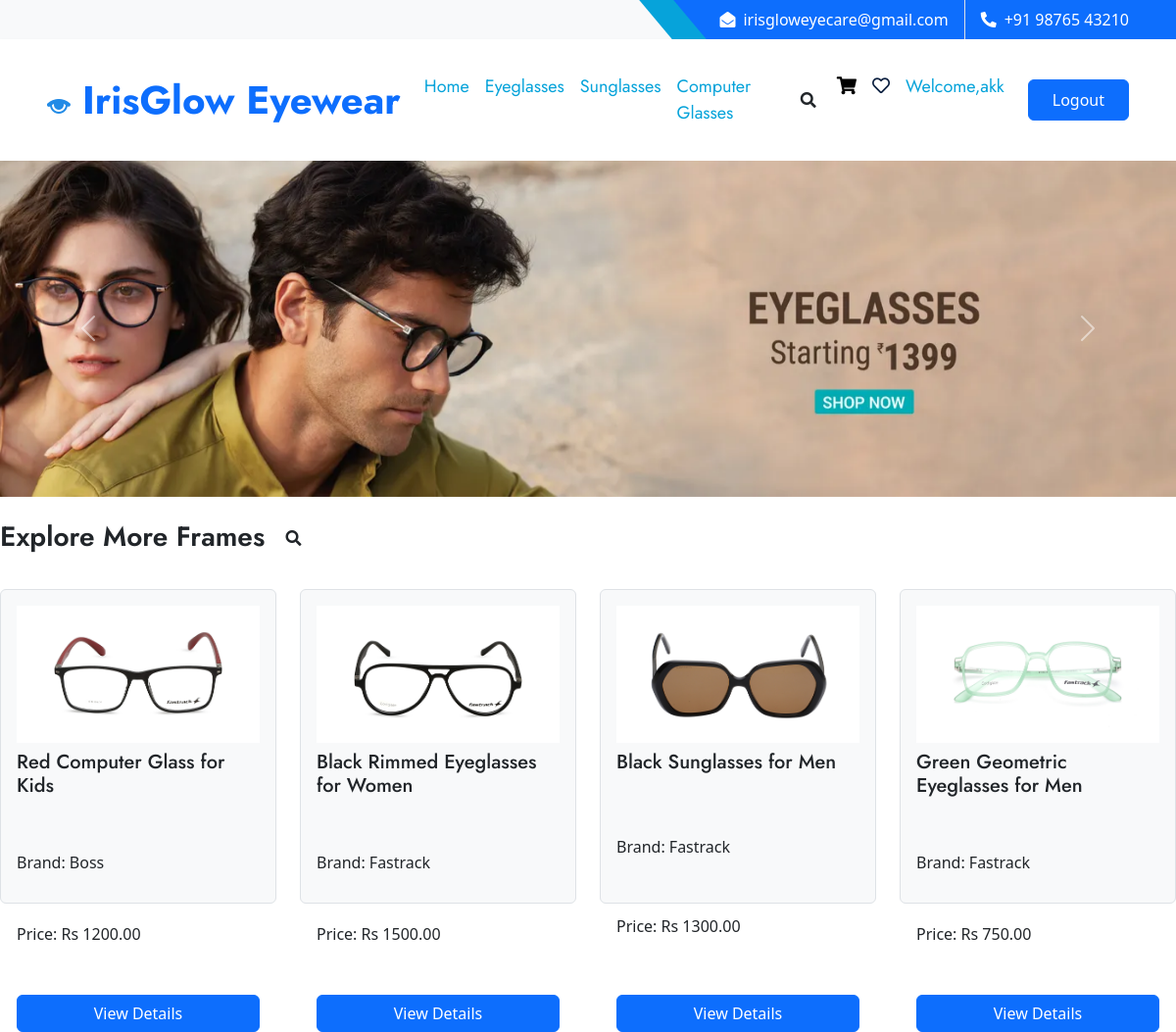
The app's page /buyframes/ (signed in) with its own data.
### IrisGlowApp/models.py (models this page shows, shortened)
class CustomUser(AbstractUser):
    PATIENT = 1
    DOCTOR = 2
    SPECTS = 3
    ADMIN = 4
    ROLE_CHOICE = (
        (PATIENT, 'Patient'),
        (DOCTOR, 'Doctor'),
        (SPECTS, 'Spects'),
        (ADMIN,'Admin'),
    )
    username=None
    first_name = models.CharField(max_length=50)
    last_name = models.CharField(max_length=50)
    USERNAME_FIELD = 'email'
    email = models.EmailField(max_length=100, unique=True)
    phone = models.CharField(max_length=12, blank=True)
    password = models.CharField(max_length=128)
    role = models.PositiveSmallIntegerField(choices=ROLE_CHOICE, blank=True, null=True,default='1')
    is_admin = models.BooleanField(default=False)
    is_staff = models.BooleanField(default=False)
    is_active = models.BooleanField(default=True)
    is_superadmin = models.BooleanField(default=False)
    REQUIRED_FIELDS = ['first_name','last_name', 'phone']
    objects = UserManager()

class Frame(models.Model):
    GENDER_CHOICES = (
        ('M', 'Male'),
        ('F', 'Female'),
        ('K', 'Kids'),
    )
    CATEGORY_CHOICES = (
        ('Eyeglasses', 'Eyeglasses'),
        ('Sunglasses', 'Sunglasses'),
        ('Computer Glasses', 'Computer Glasses'),
    )
    FRAME_MATERIAL_CHOICES = (
        ('Metal', 'Metal'),
        ('Plastic', 'Plastic'),
        ('Wood', 'Wood'),
        ('Aluminium', 'Aluminium'),
        ('Glass', 'Glass'),
    )
    FRAME_STYLE_CHOICES = (
        ('Circle', 'Circle'),
        ('Rectangle', 'Rectangle'),
        ('Geometric', 'Geometric'),
        ('Square', 'Square'),
    )
    SIZE_CHOICES = (
        ('Small', 'Small'),
        ('Medium', 'Medium'),
        ('Large', 'Large'),
    )
    BRAND_CHOICES = (
        ('Fastrack', 'Fastrack'),
        ('Titan', 'Titan'),
        ('Essilor', 'Essilor'),
        ('Ray-Ban', 'Ray-Ban'),
        ('Boss', 'Boss'),
        ('Polaroid', 'Polaroid'),
        ('Vogue', 'Vogue'),
    )
    COLOR_CHOICES = (
        ('Red', 'Red'),
        ('Blue', 'Blue'),
        ('Green', 'Green'),
        ('Black', 'Black'),
        ('White', 'White'),
    )
    TEMPLE_LENGTH_CHOICES = [
        ('140', '140 mm'),
        ('141', '141 mm'),
        ('142', '142 mm'),
        ('143', '143 mm'),
        ('144', '144 mm'),
        ('145', '145 mm'),
        ('146', '146 mm'),
        ('147', '147 mm'),
        ('148', '148 mm'),
        ('149', '149 mm'),
        ('150', '150 mm'),
        ('151', '151 mm'),
        ('152', '152 mm'),
        ('153', '153 mm'),
        ('154', '154 mm'),
        ('155', '155 mm'),
        ('156', '156 mm'),
        ('157', '157 mm'),
        ('158', '158 mm'),
    ]
    BRIDGE_SIZE_CHOICES = [
        ('15', '15 mm'),
        ('16', '16 mm'),
        ('17', '17 mm'),
        ('18', '18 mm'),
        ('19', '19 mm'),
        ('20', '20 mm'),
        ('21', '21 mm'),
        ('22', '22 mm'),
        ('23', '23 mm'),
        ('24', '24 mm'),
        ('25', '25 mm'),
    ]
    LENS_WIDTH_CHOICES = [
        ('45', '45 mm'),
        ('46', '46 mm'),
        ('47', '47 mm'),
        ('48', '48 mm'),
        ('49', '49 mm'),
        ('50', '50 mm'),
        ('51', '51 mm'),
        ('52', '52 mm'),
        ('53', '53 mm'),
        ('54', '54 mm'),
        ('55', '55 mm'),
        ('56', '56 mm'),
        ('57', '57 mm'),
        ('58', '58 mm'),
    ]
    name = models.CharField(max_length=255, unique=True)
    brand_name = models.CharField(max_length=255, choices=BRAND_CHOICES)
    category = models.CharField(max_length=255, choices=CATEGORY_CHOICES)
    product_description = models.TextField()
    material_description = models.TextField()
    gender = models.CharField(max_length=1, choices=GENDER_CHOICES)
    price = models.DecimalField(max_digits=10, decimal_places=2, validators=[MaxValueValidator(10000)])
    stock_quantity = models.PositiveIntegerField(default=0)
    production_date = models.DateField(null=True, blank=True)
    color = models.CharField(max_length=50, null=True, blank=True, choices=COLOR_CHOICES)
    size = models.CharField(max_length=10, choices=SIZE_CHOICES, null=True, blank=True)
    frame_material = models.CharField(max_length=20, choices=FRAME_MATERIAL_CHOICES, null=True, blank=True)
    frame_style = models.CharField(max_length=20, choices=FRAME_STYLE_CHOICES, null=True, blank=True)
    temple_length = models.CharField(max_length=3, choices=TEMPLE_LENGTH_CHOICES, default='15')
    bridge_size = models.CharField(max_length=5, choices=BRIDGE_SIZE_CHOICES, default='15')
    lens_width = models.CharField(max_length=5, choices=LENS_WIDTH_CHOICES, default='15')
    thumbnail = models.ImageField(upload_to='frame_thumbnails/')
    image_2 = models.ImageField(upload_to='frame_images/', blank=True, null=True)
    image_3 = models.ImageField(upload_to='frame_images/', blank=True, null=True)
    image_4 = models.ImageField(upload_to='frame_images/', blank=True, null=True)
    image_5 = models.ImageField(upload_to='frame_images/', blank=True, null=True)
    frame_id = models.AutoField(primary_key=True, unique=True)

### IrisGlowApp/views.py (the view)
# urls.py: path('buyframes/', views.buyframes, name='buyframes'),
@login_required
def buyframes(request):
    query = request.GET.get('q')
    if query:
        frames = Frame.objects.filter(Q(name__icontains=query) | Q(brand_name__icontains=query))
    else:
        frames = sample(list(Frame.objects.all()), 4)
    context = {
        'random_frames': frames,
        'query': query,
    }
    return render(request, 'buyframes.html', context)

### template/buyframes.html (shortened to what this page needs)
{% load static %}
<!DOCTYPE html>
<html lang="en">
<head>
    <link href="https://cdnjs.cloudflare.com/ajax/libs/font-awesome/5.10.0/css/all.min.css" rel="stylesheet">
    <link href="https://cdn.jsdelivr.net/npm/bootstrap-icons@1.4.1/font/bootstrap-icons.css" rel="stylesheet">
    <link href="{% static 'lib/owlcarousel/assets/owl.carousel.min.css' %}" rel="stylesheet">
    <link href="{% static 'lib/animate/animate.min.css' %}" rel="stylesheet">
    <link href="{% static 'lib/tempusdominus/css/tempusdominus-bootstrap-4.min.css' %}" rel="stylesheet" />
    <link href="{% static 'lib/twentytwenty/twentytwenty.css' %}" rel="stylesheet" />
    <link href="{% static 'css/bootstrap.min.css' %}" rel="stylesheet">
    <link href="{% static 'css/style.css' %}" rel="stylesheet">
    <link href="https://cdn.jsdelivr.net/npm/bootstrap@5.3.0/dist/css/bootstrap.min.css" rel="stylesheet">
    <link rel="stylesheet" href="https://cdnjs.cloudflare.com/ajax/libs/font-awesome/6.0.0/css/all.min.css" />
    <link rel="stylesheet" href="https://cdnjs.cloudflare.com/ajax/libs/font-awesome/5.15.3/css/all.min.css">
</head>
<body>
    <div class="container-fluid bg-light ps-5 pe-0 d-none d-lg-block">
        <div class="row gx-0">
            <div class="col-md-6 text-center text-lg-start mb-2 mb-lg-0">
            </div>
            <div class="col-md-6 text-center text-lg-end">
                <div class="position-relative d-inline-flex align-items-center bg-primary text-white top-shape px-5">
                    <div class="me-3 pe-3 border-end py-2">
                        <p class="m-0"><i class="fa fa-envelope-open me-2"></i>irisgloweyecare@gmail.com</p>
                    </div>
                    <div class="py-2">
                        <p class="m-0"><i class="fa fa-phone-alt me-2"></i>+91 98765 43210</p>
                    </div>
                </div>
            </div>
        </div>
    </div>
    <nav class="navbar navbar-expand-lg bg-white navbar-light shadow-sm px-5 py-3 py-lg-0">
        <a href="index.html" class="navbar-brand p-0">
            <h1 class="m-0 text-primary">
                <img src="{% static 'img/img1.png' %}">
              IrisGlow Eyewear</h1>
        </a>
        {% if user.is_authenticated %}
        <div class="collapse navbar-collapse" id="navbarCollapse">
            <div class="navbar-nav ms-auto py-0">
                <a href="{% url 'index' %}" class="nav-item nav-link active">Home</a>
                <a href="{% url 'eyeglasses' %}" class="nav-item nav-link active">Eyeglasses</a>
                <a href="{% url 'sunglasses' %}" class="nav-item nav-link active">Sunglasses</a>
                <a href="{% url 'computerglasses' %}" class="nav-item nav-link active">Computer Glasses</a>
                <button type="button" class="btn text-dark" data-bs-toggle="modal" data-bs-target="#searchModal">
                    <i class="fa fa-search"></i>
                </button>
                <a href="{% url 'cart' %}" class="nav-link active">
                    <i class="fas fa-shopping-cart" style="color: black;"></i>
                </a>
                <a href="{% url 'wishlist' %}" class="nav-link">
                    <i class="far fa-heart"></i>
                </a>
                <a href="" class="nav-item nav-link active">Welcome,{{user.first_name}}</a>
                </div>
            </div>
            <a href="{% url 'logout' %}" class="btn btn-primary py-2 px-4 ms-3">Logout</a>
        {% endif %}
    </nav>
<div id="home-carousel" class="carousel slide" data-bs-ride="carousel">
    <div class="carousel-inner">
        <div class="carousel-item active">
            <img src="{% static 'img/frames/banner3.png' %}" class="d-block w-100" alt="Slide 1">
        </div>
    </div>
    <button class="carousel-control-prev" type="button" data-bs-target="#home-carousel" data-bs-slide="prev">
        <span class="carousel-control-prev-icon" aria-hidden="true"></span>
    </button>
    <button class="carousel-control-next" type="button" data-bs-target="#home-carousel" data-bs-slide="next">
        <span class="carousel-control-next-icon" aria-hidden="true"></span>
    </button>
</div>
{% block content %}
<div class="random-frames mt-4">
    <h3>Explore More Frames <button type="button" class="btn text-dark" data-bs-toggle="modal" data-bs-target="#searchModal">
        <i class="fa fa-search"></i>
    </button></h3>
</div>
<div class="random-frames mt-4">
    <div class="row">
        {% for random_frame in random_frames %}
            <div class="col-md-3 mb-4">
                <div class="frame-box p-3 border rounded">
                    <img src="{{ random_frame.thumbnail.url }}" alt="{{ random_frame.name }}" class="img-fluid mb-2">
                    <div class="frame-details">
                        <h5>{{ random_frame.name }}</h5>
                        <p>Brand: {{ random_frame.brand_name }}</p>
                        <p>Price: Rs {{ random_frame.price }}</p>
                        <a href="{% url 'frame_details_common' frame_id=random_frame.pk %}" class="btn btn-primary">View Details</a>
                    </div>
                </div>
            </div>
        {% endfor %}
    </div>
</div>
{% endblock %}

### static/css/style.css (style rules this page uses)
:root { --primary: #06A3DA; --secondary: #F57E57; --light: #EEF9FF; --dark: #091E3E; }
h1, h2, .font-weight-bold { font-weight: 700 !important; }
h3, h4, .font-weight-semi-bold { font-weight: 600 !important; }
h5, h6, .font-weight-medium { font-weight: 500 !important; }
.btn { font-family: 'Jost', sans-serif; font-weight: 600; transition: .5s; }
.btn-primary, .btn-secondary { color: #FFFFFF; }
.top-shape::before { position: absolute; content: ""; width: 35px; height: 100%; top: 0; left: -17px; background: var(--primary); transform: skew(40deg); }
.navbar-light .navbar-nav .nav-link { font-family: 'Jost', sans-serif; padding: 35px 15px; font-size: 18px; color: var(--dark); outline: none; transition: .5s; }
.navbar-light .navbar-nav .nav-link:hover, .navbar-light .navbar-nav .nav-link.active { color: var(--primary); }
.carousel-control-prev, .carousel-control-next { width: 10%; }
.carousel-control-prev-icon, .carousel-control-next-icon { width: 3rem; height: 3rem; }

### template/buyframes.html (style rules this page uses)
.frame-box { background-color: #f8f9fa; border: 1px solid #dee2e6; transition: transform 0.3s ease; height: 100%; }
.frame-details { height: 100%; display: flex; flex-direction: column; justify-content: space-between; }
.frame-box img { max-height: 150px; width: auto; margin-bottom: 10px; }
.frame-details h5 { margin-bottom: 5px; }
.frame-details p { margin: 0; }

### records on screen
CustomUser: first_name "akk"
Frame: thumbnail (picture), name "Red Computer Glass for Kids", brand_name "Boss", price "1200.00"
Frame: thumbnail (picture), name "Black Rimmed Eyeglasses for Women", brand_name "Fastrack", price "1500.00"
Frame: thumbnail (picture), name "Black Sunglasses for Men", brand_name "Fastrack", price "1300.00"
Frame: thumbnail (picture), name "Green Geometric Eyeglasses for Men", brand_name "Fastrack", price "750.00"
